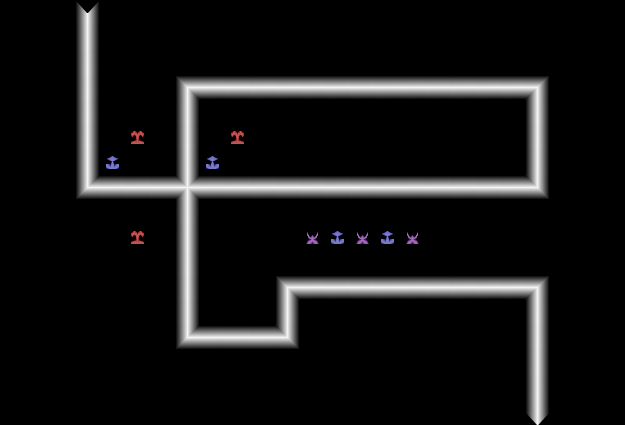

Rendered tile map (Tiled .tmx) drawn with the repository's tilesets; below, a short description and the map source with its tile grids summarised:
An orthogonal 25x17 tile map with 25x25 px tiles, 3 tile layers (path, waypoints, towers), 2 tilesets.

<map version="1.0" orientation="orthogonal" width="25" height="17" tilewidth="25" tileheight="25">
 <tileset firstgid="1" name="towers" tilewidth="25" tileheight="25">
  <image source="towers.png" width="100" height="75" />
 </tileset>
 <tileset firstgid="13" name="tiles" tilewidth="25" tileheight="25">
  <image source="tiles.png" width="100" height="125" />
  <tile id="12">
   <properties>
    <property name="spawn_point" value="1" />
   </properties>
  </tile>
  <tile id="13">
   <properties>
    <property name="spawn_point" value="1" />
   </properties>
  </tile>
  <tile id="14">
   <properties>
    <property name="leave_point" value="1" />
   </properties>
  </tile>
  <tile id="15">
   <properties>
    <property name="leave_point" value="1" />
   </properties>
  </tile>
  <tile id="16">
   <properties>
    <property name="spawn_point" value="1" />
   </properties>
  </tile>
  <tile id="17">
   <properties>
    <property name="spawn_point" value="1" />
   </properties>
  </tile>
  <tile id="18">
   <properties>
    <property name="leave_point" value="1" />
   </properties>
  </tile>
  <tile id="19">
   <properties>
    <property name="leave_point" value="1" />
   </properties>
  </tile>
 </tileset>
 <layer name="path" width="25" height="17">
  <data>[425 cells, 74 non-empty, 7 distinct tile ids]</data>
 </layer>
 <layer name="waypoints" width="25" height="17">
  <data>[425 cells, 2 non-empty, 2 distinct tile ids]</data>
 </layer>
 <layer name="towers" width="25" height="17">
  <data>[425 cells, 10 non-empty, 3 distinct tile ids]</data>
 </layer>
</map>